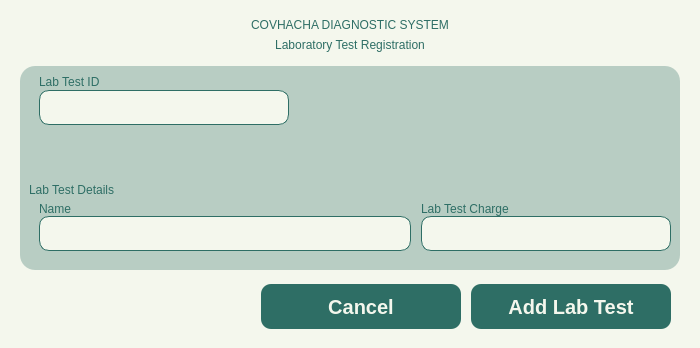
<?xml version="1.0" encoding="UTF-8"?>
<ui version="4.0">
 <class>MainWindow</class>
 <widget class="QMainWindow" name="MainWindow">
  <property name="geometry">
   <rect>
    <x>0</x>
    <y>0</y>
    <width>700</width>
    <height>348</height>
   </rect>
  </property>
  <property name="sizePolicy">
   <sizepolicy hsizetype="Fixed" vsizetype="Fixed">
    <horstretch>0</horstretch>
    <verstretch>0</verstretch>
   </sizepolicy>
  </property>
  <property name="maximumSize">
   <size>
    <width>16777215</width>
    <height>348</height>
   </size>
  </property>
  <property name="baseSize">
   <size>
    <width>700</width>
    <height>300</height>
   </size>
  </property>
  <property name="windowTitle">
   <string>MainWindow</string>
  </property>
  <property name="styleSheet">
   <string notr="true">*{
	padding: 0px;
	margin: 0px;
	border: 0px;
	background-color: #F4F7ED;
}

</string>
  </property>
  <widget class="QWidget" name="centralwidget">
   <property name="sizePolicy">
    <sizepolicy hsizetype="Preferred" vsizetype="Preferred">
     <horstretch>0</horstretch>
     <verstretch>0</verstretch>
    </sizepolicy>
   </property>
   <property name="maximumSize">
    <size>
     <width>16777215</width>
     <height>16777215</height>
    </size>
   </property>
   <layout class="QVBoxLayout" name="verticalLayout">
    <property name="spacing">
     <number>5</number>
    </property>
    <property name="leftMargin">
     <number>20</number>
    </property>
    <property name="rightMargin">
     <number>20</number>
    </property>
    <property name="bottomMargin">
     <number>10</number>
    </property>
    <item alignment="Qt::AlignTop">
     <widget class="QWidget" name="Header" native="true">
      <property name="sizePolicy">
       <sizepolicy hsizetype="Expanding" vsizetype="Preferred">
        <horstretch>0</horstretch>
        <verstretch>0</verstretch>
       </sizepolicy>
      </property>
      <property name="styleSheet">
       <string notr="true">QLabel {
	font: bold 20pt &quot;Satoshi Black&quot;;
	color: #2E6E65;
    qproperty-wordWrap: true;
	background: transparent;
	text-align: center;
}
#Subheader {
	font: 500 14pt &quot;Satoshi Medium&quot;;
}</string>
      </property>
      <layout class="QVBoxLayout" name="verticalLayout_2">
       <item>
        <widget class="QLabel" name="Title">
         <property name="text">
          <string>COVHACHA DIAGNOSTIC SYSTEM</string>
         </property>
         <property name="alignment">
          <set>Qt::AlignCenter</set>
         </property>
        </widget>
       </item>
       <item>
        <widget class="QLabel" name="Subheader">
         <property name="text">
          <string>Laboratory Test Registration</string>
         </property>
         <property name="alignment">
          <set>Qt::AlignCenter</set>
         </property>
        </widget>
       </item>
      </layout>
     </widget>
    </item>
    <item>
     <widget class="QWidget" name="Body" native="true">
      <property name="sizePolicy">
       <sizepolicy hsizetype="Expanding" vsizetype="Expanding">
        <horstretch>0</horstretch>
        <verstretch>0</verstretch>
       </sizepolicy>
      </property>
      <property name="styleSheet">
       <string notr="true">QLabel {
	font: 300 12pt &quot;Lexend Light&quot;;
	color: #2E6E65;
}
#Title_1, #Title_2, #Title_3 {
	font: 14pt &quot;Lexend SemiBold&quot;;
}
#Indicator {
	font: 300 10pt &quot;Lexend Light&quot;;
}
#StaffTypeCon, #StaffNameCon, #StaffInfoCon, #SpecializationCon {
	background-color: transparent;
}
*{
	background-color: transparent;
}
#Body {
	background-color: rgba(46, 110, 101, 77);
	border-radius: 15px;
}
QLineEdit, QComboBox, QDateEdit {
	background-color: #F4F7ED;
	border: 1px solid #2E6E65;
	border-radius: 10px;
}


QComboBox, QDateEdit {
    background-color: #F4F7ED;
    border: 1px solid #2E6E65;
    border-radius: 10px;
    padding: 5px 10px;
    font: 300 12pt &quot;Lexend Light&quot;;
}

/* Drop-down arrow styling (QComboBox only) */
QComboBox::drop-down {
    subcontrol-origin: padding;
    subcontrol-position: top right;
    width: 30px;
    border-left: 1px solid #2E6E65;
    background-color: #D9E4DC;
    border-top-right-radius: 8px;
    border-bottom-right-radius: 8px;
}

QComboBox::down-arrow {
    image: url(:/lucide/icons/chevron-down.svg);
    width: 20px;
    height: 20px;
}

/* ComboBox dropdown list view */
QComboBox QAbstractItemView {
    background-color: #F4F7ED;
    selection-background-color: #CCE3D0;
    border: 1px solid #2E6E65;
    border-radius: 2px;
    outline: 0;
    font: 300 12pt &quot;Lexend Light&quot;;
}

/* ===== QDateEdit ===== */
QDateEdit {
    background-color: #F4F7ED;
    border: 1px solid #2E6E65;
    border-radius: 10px;
    padding: 5px 10px;
    font: 300 12pt &quot;Lexend Light&quot;;
}

QDateEdit::drop-down {
    subcontrol-origin: padding;
    subcontrol-position: top right;
    width: 30px;
    border-left: 1px solid #2E6E65;
    background-color: #D9E4DC;
    border-top-right-radius: 8px;
    border-bottom-right-radius: 8px;
}

QDateEdit::down-arrow {
    image: url(:/lucide/icons/calendar.svg);
    width: 20px;
    height: 20px;
}


/* ===== QCalendarWidget Popup ===== */
QCalendarWidget {
    background-color: #F4F7ED;
    border: 2px solid #2E6E65;
    border-radius: 10px;
    font: 300 10pt &quot;Lexend Light&quot;;
}

/* Month &amp; Year Navigation */
QCalendarWidget QToolButton {
    background-color: #F4F7ED;
    border: none;
    color: #2E6E65;
    font: 300 12pt &quot;Lexend Light&quot;;
    padding: 5px;
    margin: 2px;
}

QCalendarWidget QToolButton#qt_calendar_prevmonth {
    qproperty-icon: url(:/lucide/icons/chevron-left.svg);
    qproperty-iconSize: 16px;
}

QCalendarWidget QToolButton#qt_calendar_nextmonth {
    qproperty-icon: url(:/lucide/icons/chevron-right.svg);
    qproperty-iconSize: 16px;
}

/* Month/Year ComboBox &amp; SpinBox */
QCalendarWidget QComboBox,
QCalendarWidget QSpinBox {
    background-color: #F4F7ED;
    border: 1px solid #2E6E65;
    border-radius: 6px;
    padding: 2px 6px;
    font: 300 11pt &quot;Lexend Light&quot;;
    color: #2E6E65;
}

/* Calendar Table (Dates &amp; Grid) */
QCalendarWidget QTableView {
    background-color: #F4F7ED;
    border: none;
    selection-background-color: #2E6E65;
    font: 300 11pt &quot;Lexend Light&quot;;
    gridline-color: #2E6E65;
}


</string>
      </property>
      <layout class="QVBoxLayout" name="verticalLayout_3">
       <item>
        <widget class="QWidget" name="StaffTypeCon" native="true">
         <layout class="QHBoxLayout" name="horizontalLayout_3">
          <property name="spacing">
           <number>10</number>
          </property>
          <property name="leftMargin">
           <number>10</number>
          </property>
          <property name="topMargin">
           <number>0</number>
          </property>
          <property name="rightMargin">
           <number>0</number>
          </property>
          <property name="bottomMargin">
           <number>0</number>
          </property>
          <item alignment="Qt::AlignTop">
           <widget class="QWidget" name="JoinedDate" native="true">
            <property name="sizePolicy">
             <sizepolicy hsizetype="Preferred" vsizetype="Preferred">
              <horstretch>0</horstretch>
              <verstretch>0</verstretch>
             </sizepolicy>
            </property>
            <property name="minimumSize">
             <size>
              <width>0</width>
              <height>0</height>
             </size>
            </property>
            <layout class="QVBoxLayout" name="verticalLayout_4">
             <property name="spacing">
              <number>1</number>
             </property>
             <property name="leftMargin">
              <number>0</number>
             </property>
             <property name="topMargin">
              <number>0</number>
             </property>
             <property name="rightMargin">
              <number>0</number>
             </property>
             <property name="bottomMargin">
              <number>0</number>
             </property>
             <item>
              <widget class="QLabel" name="label">
               <property name="text">
                <string>Lab Test ID</string>
               </property>
              </widget>
             </item>
             <item alignment="Qt::AlignLeft">
              <widget class="QLineEdit" name="LabID">
               <property name="sizePolicy">
                <sizepolicy hsizetype="Expanding" vsizetype="Preferred">
                 <horstretch>0</horstretch>
                 <verstretch>0</verstretch>
                </sizepolicy>
               </property>
               <property name="minimumSize">
                <size>
                 <width>250</width>
                 <height>35</height>
                </size>
               </property>
               <property name="maximumSize">
                <size>
                 <width>16777215</width>
                 <height>35</height>
                </size>
               </property>
              </widget>
             </item>
            </layout>
           </widget>
          </item>
         </layout>
        </widget>
       </item>
       <item>
        <widget class="QWidget" name="Specialization" native="true">
         <property name="sizePolicy">
          <sizepolicy hsizetype="Preferred" vsizetype="Maximum">
           <horstretch>0</horstretch>
           <verstretch>0</verstretch>
          </sizepolicy>
         </property>
         <layout class="QVBoxLayout" name="verticalLayout_8">
          <property name="spacing">
           <number>5</number>
          </property>
          <property name="leftMargin">
           <number>0</number>
          </property>
          <property name="topMargin">
           <number>0</number>
          </property>
          <property name="rightMargin">
           <number>0</number>
          </property>
          <property name="bottomMargin">
           <number>10</number>
          </property>
          <item alignment="Qt::AlignTop">
           <widget class="QLabel" name="Title_2">
            <property name="text">
             <string>Lab Test Details</string>
            </property>
           </widget>
          </item>
          <item alignment="Qt::AlignTop">
           <widget class="QWidget" name="widget_6" native="true">
            <property name="sizePolicy">
             <sizepolicy hsizetype="Expanding" vsizetype="Expanding">
              <horstretch>0</horstretch>
              <verstretch>0</verstretch>
             </sizepolicy>
            </property>
            <layout class="QHBoxLayout" name="horizontalLayout_6">
             <property name="spacing">
              <number>10</number>
             </property>
             <property name="leftMargin">
              <number>10</number>
             </property>
             <property name="topMargin">
              <number>0</number>
             </property>
             <property name="rightMargin">
              <number>0</number>
             </property>
             <property name="bottomMargin">
              <number>0</number>
             </property>
             <item alignment="Qt::AlignTop">
              <widget class="QWidget" name="widget_11" native="true">
               <layout class="QVBoxLayout" name="verticalLayout_17">
                <property name="spacing">
                 <number>0</number>
                </property>
                <property name="leftMargin">
                 <number>0</number>
                </property>
                <property name="topMargin">
                 <number>0</number>
                </property>
                <property name="rightMargin">
                 <number>0</number>
                </property>
                <property name="bottomMargin">
                 <number>0</number>
                </property>
                <item alignment="Qt::AlignTop">
                 <widget class="QLabel" name="label_9">
                  <property name="sizePolicy">
                   <sizepolicy hsizetype="Expanding" vsizetype="Preferred">
                    <horstretch>0</horstretch>
                    <verstretch>0</verstretch>
                   </sizepolicy>
                  </property>
                  <property name="text">
                   <string>Name</string>
                  </property>
                 </widget>
                </item>
                <item>
                 <widget class="QLineEdit" name="LabName">
                  <property name="sizePolicy">
                   <sizepolicy hsizetype="Expanding" vsizetype="Preferred">
                    <horstretch>0</horstretch>
                    <verstretch>0</verstretch>
                   </sizepolicy>
                  </property>
                  <property name="minimumSize">
                   <size>
                    <width>0</width>
                    <height>35</height>
                   </size>
                  </property>
                  <property name="maximumSize">
                   <size>
                    <width>16777215</width>
                    <height>35</height>
                   </size>
                  </property>
                 </widget>
                </item>
               </layout>
              </widget>
             </item>
             <item alignment="Qt::AlignRight">
              <widget class="QWidget" name="widget_10" native="true">
               <property name="minimumSize">
                <size>
                 <width>250</width>
                 <height>0</height>
                </size>
               </property>
               <layout class="QVBoxLayout" name="verticalLayout_16">
                <property name="spacing">
                 <number>0</number>
                </property>
                <property name="leftMargin">
                 <number>0</number>
                </property>
                <property name="topMargin">
                 <number>0</number>
                </property>
                <property name="rightMargin">
                 <number>0</number>
                </property>
                <property name="bottomMargin">
                 <number>0</number>
                </property>
                <item alignment="Qt::AlignTop">
                 <widget class="QLabel" name="label_8">
                  <property name="sizePolicy">
                   <sizepolicy hsizetype="Expanding" vsizetype="Preferred">
                    <horstretch>0</horstretch>
                    <verstretch>0</verstretch>
                   </sizepolicy>
                  </property>
                  <property name="text">
                   <string>Lab Test Charge</string>
                  </property>
                 </widget>
                </item>
                <item>
                 <widget class="QLineEdit" name="Price">
                  <property name="minimumSize">
                   <size>
                    <width>0</width>
                    <height>35</height>
                   </size>
                  </property>
                 </widget>
                </item>
               </layout>
              </widget>
             </item>
            </layout>
           </widget>
          </item>
         </layout>
        </widget>
       </item>
      </layout>
     </widget>
    </item>
    <item>
     <widget class="QWidget" name="Buttons" native="true">
      <property name="sizePolicy">
       <sizepolicy hsizetype="Expanding" vsizetype="Preferred">
        <horstretch>0</horstretch>
        <verstretch>0</verstretch>
       </sizepolicy>
      </property>
      <layout class="QHBoxLayout" name="horizontalLayout">
       <item alignment="Qt::AlignRight">
        <widget class="QWidget" name="widget" native="true">
         <property name="sizePolicy">
          <sizepolicy hsizetype="Fixed" vsizetype="Preferred">
           <horstretch>0</horstretch>
           <verstretch>0</verstretch>
          </sizepolicy>
         </property>
         <property name="maximumSize">
          <size>
           <width>500</width>
           <height>16777215</height>
          </size>
         </property>
         <layout class="QHBoxLayout" name="horizontalLayout_2">
          <property name="spacing">
           <number>10</number>
          </property>
          <property name="leftMargin">
           <number>0</number>
          </property>
          <property name="topMargin">
           <number>0</number>
          </property>
          <property name="rightMargin">
           <number>0</number>
          </property>
          <property name="bottomMargin">
           <number>0</number>
          </property>
          <item>
           <widget class="QPushButton" name="Cancel">
            <property name="sizePolicy">
             <sizepolicy hsizetype="Fixed" vsizetype="Preferred">
              <horstretch>0</horstretch>
              <verstretch>0</verstretch>
             </sizepolicy>
            </property>
            <property name="minimumSize">
             <size>
              <width>200</width>
              <height>45</height>
             </size>
            </property>
            <property name="maximumSize">
             <size>
              <width>200</width>
              <height>45</height>
             </size>
            </property>
            <property name="styleSheet">
             <string notr="true">QPushButton {
	font: 900 10pt &quot;Satoshi Black&quot;;
	background-color:  #2E6E65;
	border-radius: 10px;
	font-weight: bold;
	font-size: 20px;
	color: #F4F7ED;
	text-align: center;
}</string>
            </property>
            <property name="text">
             <string>Cancel</string>
            </property>
           </widget>
          </item>
          <item>
           <widget class="QPushButton" name="AddLabTest">
            <property name="sizePolicy">
             <sizepolicy hsizetype="Expanding" vsizetype="Preferred">
              <horstretch>0</horstretch>
              <verstretch>0</verstretch>
             </sizepolicy>
            </property>
            <property name="minimumSize">
             <size>
              <width>200</width>
              <height>45</height>
             </size>
            </property>
            <property name="maximumSize">
             <size>
              <width>200</width>
              <height>45</height>
             </size>
            </property>
            <property name="styleSheet">
             <string notr="true">QPushButton {
	font: 900 10pt &quot;Satoshi Black&quot;;
	background-color:  #2E6E65;
	border-radius: 10px;
	font-weight: bold;
	font-size: 20px;
	color: #F4F7ED;
	text-align: center;
}</string>
            </property>
            <property name="text">
             <string>Add Lab Test</string>
            </property>
           </widget>
          </item>
         </layout>
        </widget>
       </item>
      </layout>
     </widget>
    </item>
   </layout>
  </widget>
 </widget>
 <resources>
  <include location="../../../Downloads/resources.qrc"/>
 </resources>
 <connections/>
</ui>
